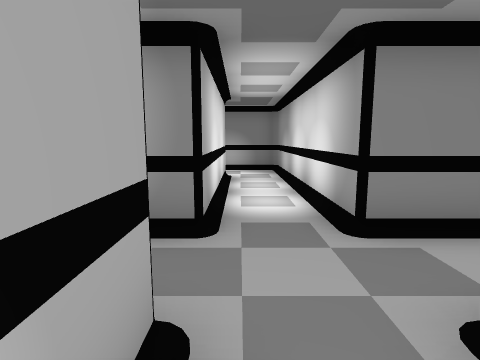
view 1 (above)

24 first-person views from a walk through a 3-D level made in the Unity game engine. The camera is 1.2 m above the floor, tilts 8° down and sees 80° across. Doors are open. The floor is counted in squares, 1 m on a side. Each view is taken from the middle of a square. On the plan, view 1 faces up. The plan holds only what a view shows up to about 13 squares ahead; the rest is blank. The place goes on beyond the plan. The player is left out.

view 2
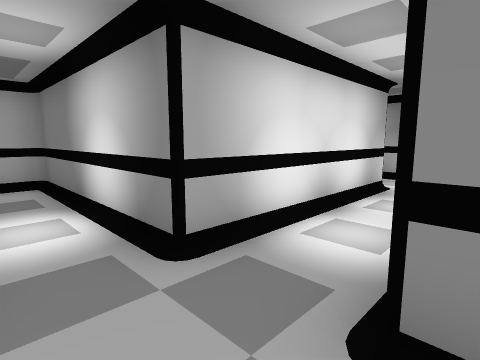

view 3
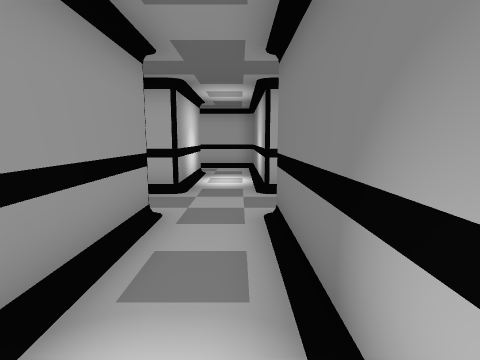

view 4
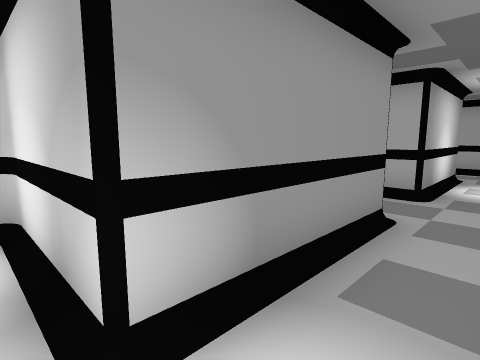

view 5
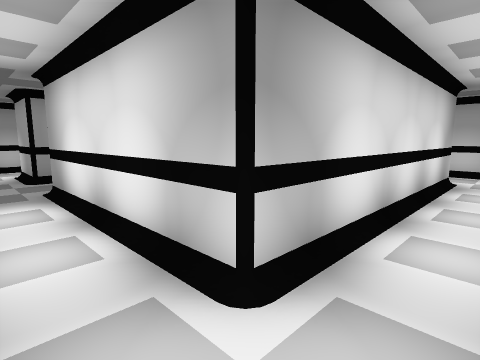

view 6
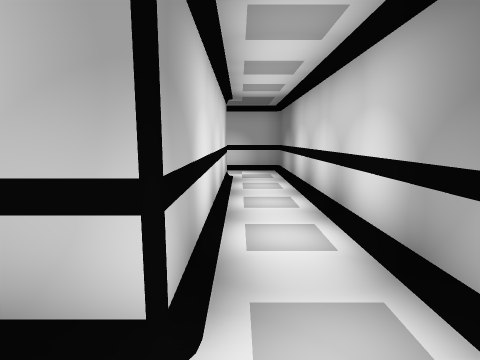

view 7
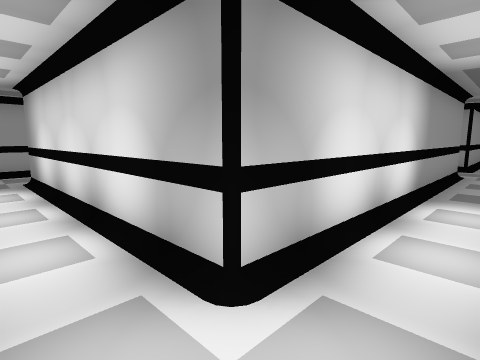

view 8
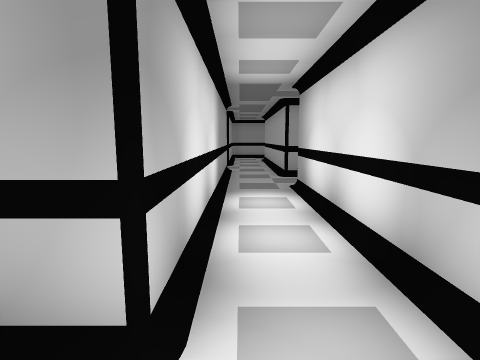

view 9
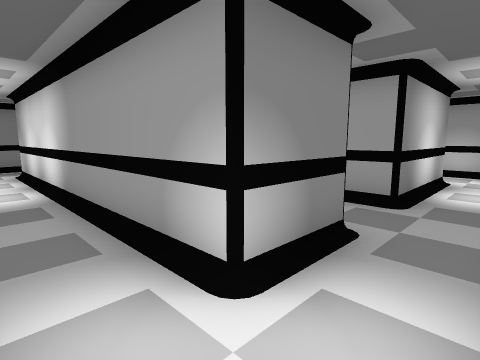

view 10
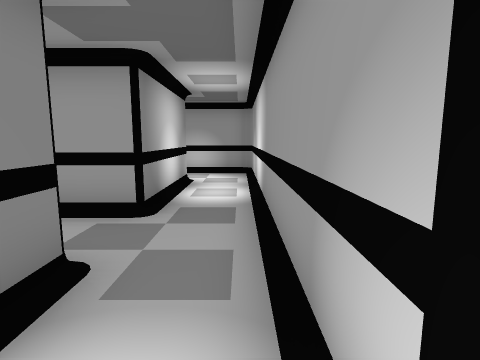

view 11
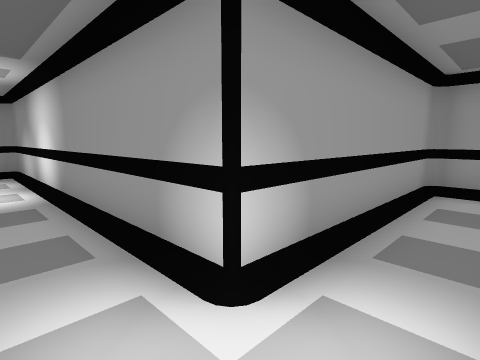

view 12
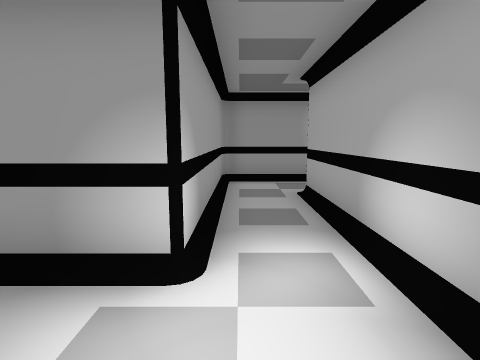

view 13
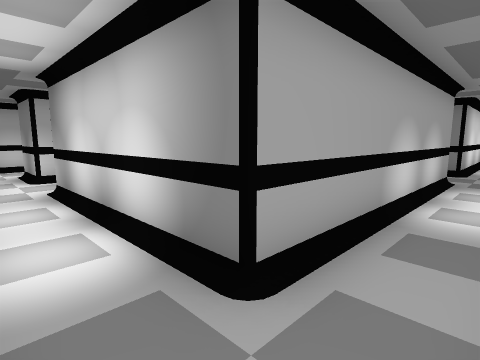

view 14
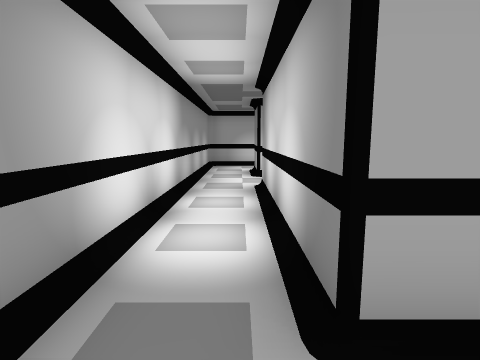

view 15
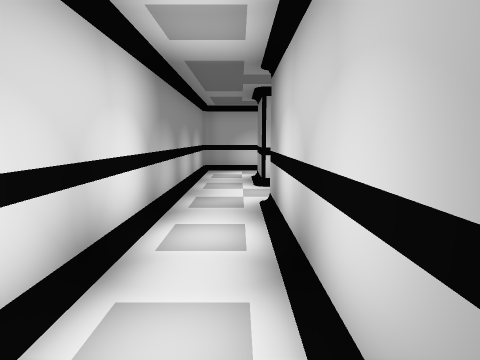

view 16
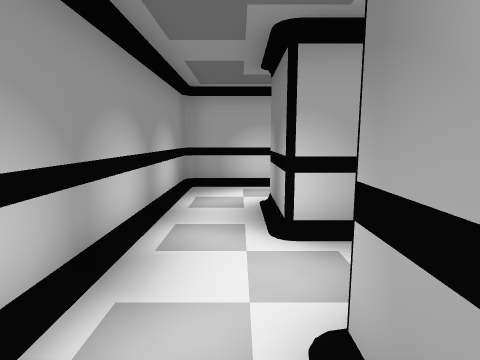

view 17
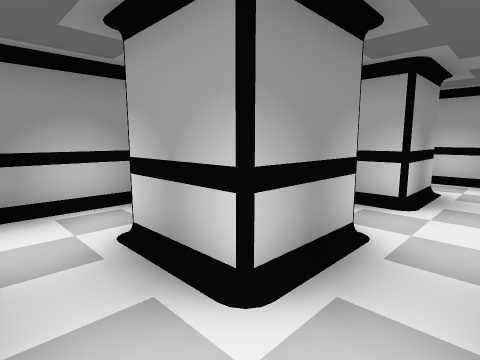

view 18
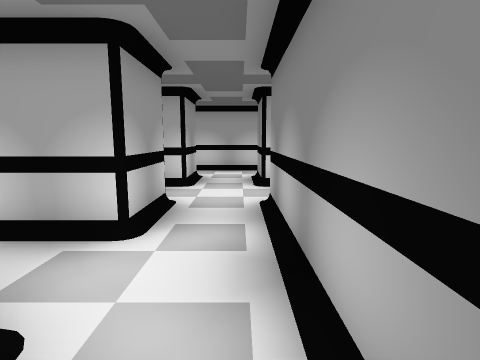

view 19
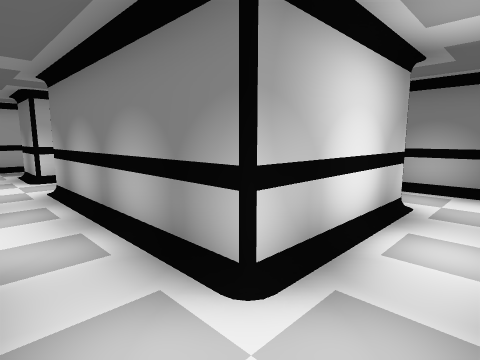

view 20
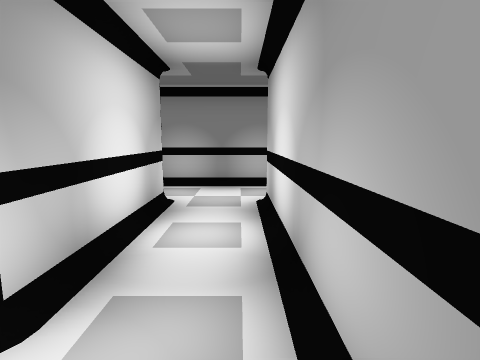

view 21
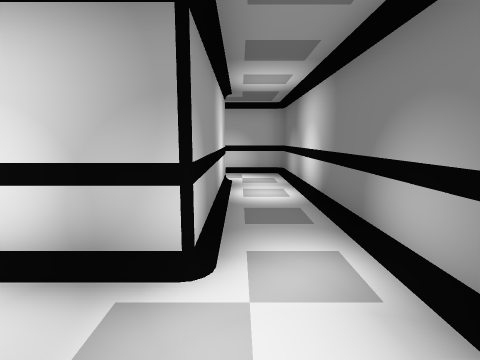

view 22
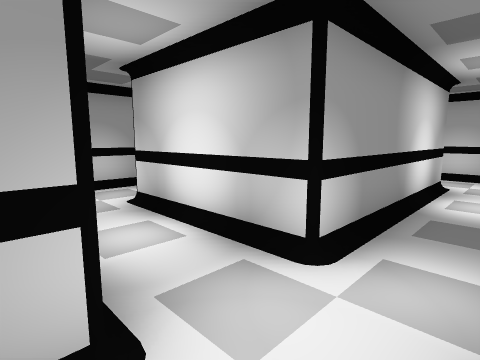

view 23
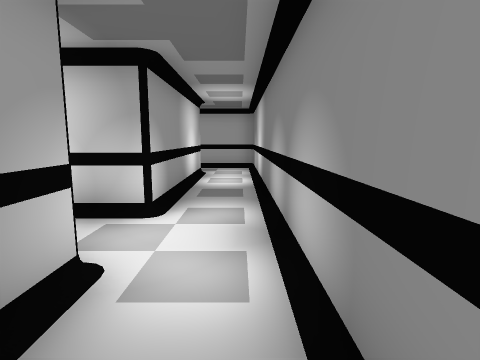

view 24
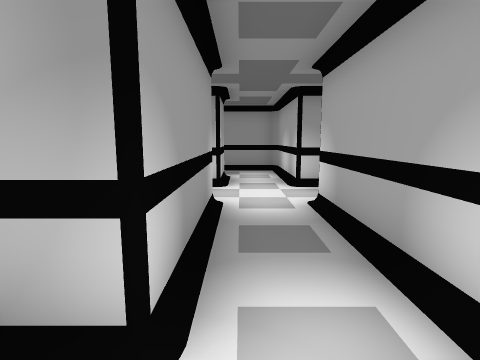

### Floor plan
Points are (right, up) in squares from view 1. A wall is a line through its corners. A room is listed if a view was taken in it or the views show most of it. See-through windows are left out.
Room 1 (views 1, 2, 3, 4, 5, 6, 7, 8, 23)
walls: (-4.5, 1.6) (-0.5, 1.6) (-0.5, -0.4); (-4.5, -0.4) (-4.5, 1); (1.5, 1.6) (5.5, 1.6) (5.5, -1.1); (-8.5, 1.6) (-8.5, 9.6) (-0.5, 9.6) (-0.5, 3.6) (-6.5, 3.6) (-6.5, 1.2); (5.5, 3.6) (1.5, 3.6) (1.5, 11.2); (1.3, 11.6) (-10.5, 11.6) (-10.5, 3.6)
ways out: opening at (-9.5, 0.5) to room 2; opening at (-11.5, 2.5) to room 4; opening at (-5.5, 0.5) to room 5; opening at (0.5, 0.5) to room 5
Room 2 (views 9, 10, 11, 12, 13, 14, 15, 16)
walls: (-8.5, -8.3) (-8.5, -2.4) (-6.5, -2.4); (-6.5, -0.4) (-8.5, -0.4) (-8.5, 1.6); (-10.5, 1.6) (-10.5, -6.4) (-16.5, -6.4); (-18.5, -8.4) (-8.8, -8.4)
ways out: opening at (-9.5, 0.5) to room 1; opening at (-17.5, -5.5) to room 3; opening at (-7.5, -1.5) to room 5; opening at (-19.5, -7.5) to room 6
Room 3 (view 17)
walls: (-18.5, -4.4) (-18.5, -6.4); (-16.5, -2.4) (-18.5, -2.4)
ways out: opening at (-17.5, -5.5) to room 2; opening at (-19.5, -3.5) to room 4; opening at (-15.5, -3.5) to room 4
Room 4 (views 18, 19, 20, 21, 22, 24)
walls: (-18.5, -2.4) (-20.5, -2.4) (-20.5, 1.6) (-14.5, 1.6) (-14.5, -2.4) (-16.5, -2.4); (-15.5, -4.4) (-14.4, -4.4); (-10.5, 3.6) (-22.5, 3.6) (-22.5, -2.4); (-12.5, -3.5) (-12.5, 1.6) (-10.5, 1.6); (-20.5, -4.4) (-18.5, -4.4)
ways out: opening at (-11.5, 2.5) to room 1; opening at (-19.5, -3.5) to room 3; opening at (-15.5, -3.5) to room 3; opening at (-21.5, -5.5) to room 6; opening at (-23.5, -3.5)
Room 5 (no view inside)
walls: (-0.5, -0.4) (-4.5, -0.4); (-6.5, -2.4) (1.2, -2.4); (1.5, -2.3) (1.5, 0)
ways out: opening at (-5.5, 0.5) to room 1; opening at (0.5, 0.5) to room 1; opening at (-7.5, -1.5) to room 2
Room 6 (no view inside)
walls: (-22.2, -8.4) (-18.5, -8.4); (-18.5, -6.4) (-20.5, -6.4) (-20.5, -4.4); (-22.5, -4.4) (-22.5, -8.1)
ways out: opening at (-19.5, -7.5) to room 2; opening at (-21.5, -5.5) to room 4

Where each view was taken, in squares from view 1:
view 1: 0 up, 0 right, facing up
view 2: 2 up, 2 right, facing up-left
view 3: 3 up, 6 right, facing left
view 4: 3 up, 6 right, facing down-left
view 5: 11 up, 1 right, facing down-left
view 6: 10 up, 1 right, facing left
view 7: 11 up, 10 left, facing down-right
view 8: 11 up, 9 left, facing down
view 9: 2 down, 10 left, facing up-right
view 10: 2 down, 9 left, facing right
view 11: 1 down, 10 left, facing down-right
view 12: 0 up, 9 left, facing down
view 13: 8 down, 9 left, facing up-left
view 14: 7 down, 9 left, facing left
view 15: 7 down, 11 left, facing left
view 16: 7 down, 15 left, facing left
view 17: 3 down, 17 left, facing down-left
view 18: 3 down, 15 left, facing left
view 19: 4 down, 13 left, facing up-left
view 20: 4 down, 13 left, facing up
view 21: 2 up, 12 left, facing left
view 22: 3 up, 12 left, facing down-left
view 23: 3 up, 10 left, facing left
view 24: 3 up, 21 left, facing down
